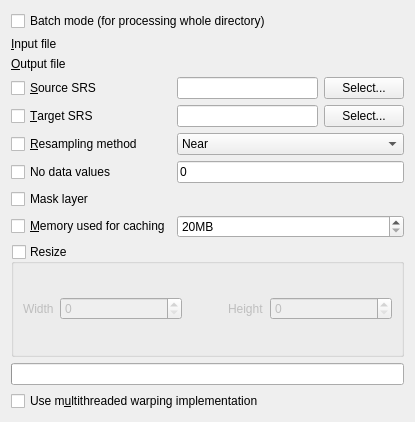
<?xml version="1.0" encoding="UTF-8"?>
<ui version="4.0">
 <class>GdalToolsWidget</class>
 <widget class="QWidget" name="GdalToolsWidget">
  <property name="geometry">
   <rect>
    <x>0</x>
    <y>0</y>
    <width>415</width>
    <height>422</height>
   </rect>
  </property>
  <property name="sizePolicy">
   <sizepolicy hsizetype="Expanding" vsizetype="Preferred">
    <horstretch>0</horstretch>
    <verstretch>0</verstretch>
   </sizepolicy>
  </property>
  <property name="windowTitle">
   <string>Warp (Reproject)</string>
  </property>
  <layout class="QGridLayout" name="gridLayout">
   <item row="0" column="0">
    <widget class="QCheckBox" name="batchCheck">
     <property name="text">
      <string>Batch mode (for processing whole directory)</string>
     </property>
    </widget>
   </item>
   <item row="1" column="0">
    <layout class="QGridLayout" name="gridLayout_2">
     <item row="0" column="0">
      <widget class="QLabel" name="label">
       <property name="text">
        <string>&amp;Input file</string>
       </property>
       <property name="buddy">
        <cstring>inSelector</cstring>
       </property>
      </widget>
     </item>
     <item row="1" column="0">
      <widget class="QLabel" name="label_2">
       <property name="text">
        <string>&amp;Output file</string>
       </property>
       <property name="buddy">
        <cstring>outSelector</cstring>
       </property>
      </widget>
     </item>
     <item row="2" column="0">
      <widget class="QCheckBox" name="sourceSRSCheck">
       <property name="text">
        <string>&amp;Source SRS</string>
       </property>
      </widget>
     </item>
     <item row="2" column="1">
      <layout class="QHBoxLayout" name="horizontalLayout">
       <item>
        <widget class="QLineEdit" name="sourceSRSEdit">
         <property name="minimumSize">
          <size>
           <width>100</width>
           <height>0</height>
          </size>
         </property>
        </widget>
       </item>
       <item>
        <widget class="QPushButton" name="selectSourceSRSButton">
         <property name="text">
          <string>Select...</string>
         </property>
        </widget>
       </item>
      </layout>
     </item>
     <item row="3" column="0">
      <widget class="QCheckBox" name="targetSRSCheck">
       <property name="text">
        <string>&amp;Target SRS</string>
       </property>
      </widget>
     </item>
     <item row="3" column="1">
      <layout class="QHBoxLayout" name="horizontalLayout_4">
       <item>
        <widget class="QLineEdit" name="targetSRSEdit">
         <property name="minimumSize">
          <size>
           <width>100</width>
           <height>0</height>
          </size>
         </property>
        </widget>
       </item>
       <item>
        <widget class="QPushButton" name="selectTargetSRSButton">
         <property name="text">
          <string>Select...</string>
         </property>
        </widget>
       </item>
      </layout>
     </item>
     <item row="4" column="0">
      <widget class="QCheckBox" name="resamplingCheck">
       <property name="text">
        <string>&amp;Resampling method</string>
       </property>
      </widget>
     </item>
     <item row="4" column="1">
      <widget class="QComboBox" name="resamplingCombo">
       <item>
        <property name="text">
         <string>Near</string>
        </property>
       </item>
       <item>
        <property name="text">
         <string>Bilinear</string>
        </property>
       </item>
       <item>
        <property name="text">
         <string>Cubic</string>
        </property>
       </item>
       <item>
        <property name="text">
         <string>Cubic spline</string>
        </property>
       </item>
       <item>
        <property name="text">
         <string>Lanczos</string>
        </property>
       </item>
      </widget>
     </item>
     <item row="5" column="0">
      <widget class="QCheckBox" name="noDataCheck">
       <property name="text">
        <string>No data values</string>
       </property>
      </widget>
     </item>
     <item row="5" column="1">
      <widget class="QLineEdit" name="noDataEdit">
       <property name="text">
        <string>0</string>
       </property>
      </widget>
     </item>
     <item row="7" column="0">
      <widget class="QCheckBox" name="cacheCheck">
       <property name="text">
        <string>&amp;Memory used for caching</string>
       </property>
      </widget>
     </item>
     <item row="7" column="1">
      <widget class="QSpinBox" name="cacheSpin">
       <property name="suffix">
        <string>MB</string>
       </property>
       <property name="minimum">
        <number>20</number>
       </property>
       <property name="maximum">
        <number>1024</number>
       </property>
      </widget>
     </item>
     <item row="6" column="0">
      <widget class="QCheckBox" name="maskCheck">
       <property name="text">
        <string>Mask layer</string>
       </property>
      </widget>
     </item>
     <item row="0" column="1">
      <widget class="GdalToolsInOutSelector" name="inSelector" native="true"/>
     </item>
     <item row="1" column="1">
      <widget class="GdalToolsInOutSelector" name="outSelector" native="true"/>
     </item>
     <item row="6" column="1">
      <widget class="GdalToolsInOutSelector" name="maskSelector" native="true"/>
     </item>
    </layout>
   </item>
   <item row="2" column="0">
    <widget class="QGroupBox" name="resizeGroupBox">
     <property name="title">
      <string>Resize</string>
     </property>
     <property name="checkable">
      <bool>true</bool>
     </property>
     <property name="checked">
      <bool>false</bool>
     </property>
     <layout class="QGridLayout" name="gridLayout_7">
      <item row="0" column="0">
       <widget class="QLabel" name="label_11">
        <property name="sizePolicy">
         <sizepolicy hsizetype="Fixed" vsizetype="Preferred">
          <horstretch>0</horstretch>
          <verstretch>0</verstretch>
         </sizepolicy>
        </property>
        <property name="text">
         <string>Width</string>
        </property>
       </widget>
      </item>
      <item row="0" column="1">
       <widget class="QSpinBox" name="widthSpin">
        <property name="maximum">
         <number>999999</number>
        </property>
       </widget>
      </item>
      <item row="0" column="2">
       <widget class="QLabel" name="label_12">
        <property name="sizePolicy">
         <sizepolicy hsizetype="Fixed" vsizetype="Preferred">
          <horstretch>0</horstretch>
          <verstretch>0</verstretch>
         </sizepolicy>
        </property>
        <property name="text">
         <string>Height</string>
        </property>
        <property name="indent">
         <number>40</number>
        </property>
       </widget>
      </item>
      <item row="0" column="3">
       <widget class="QSpinBox" name="heightSpin">
        <property name="maximum">
         <number>999999</number>
        </property>
       </widget>
      </item>
     </layout>
    </widget>
   </item>
   <item row="3" column="0">
    <widget class="QProgressBar" name="progressBar"/>
   </item>
   <item row="4" column="0">
    <widget class="QCheckBox" name="multithreadCheck">
     <property name="text">
      <string>Use m&amp;ultithreaded warping implementation</string>
     </property>
    </widget>
   </item>
  </layout>
 </widget>
 <customwidgets>
  <customwidget>
   <class>GdalToolsInOutSelector</class>
   <extends>QWidget</extends>
   <header>inOutSelector</header>
   <container>1</container>
  </customwidget>
 </customwidgets>
 <resources/>
 <connections/>
</ui>
